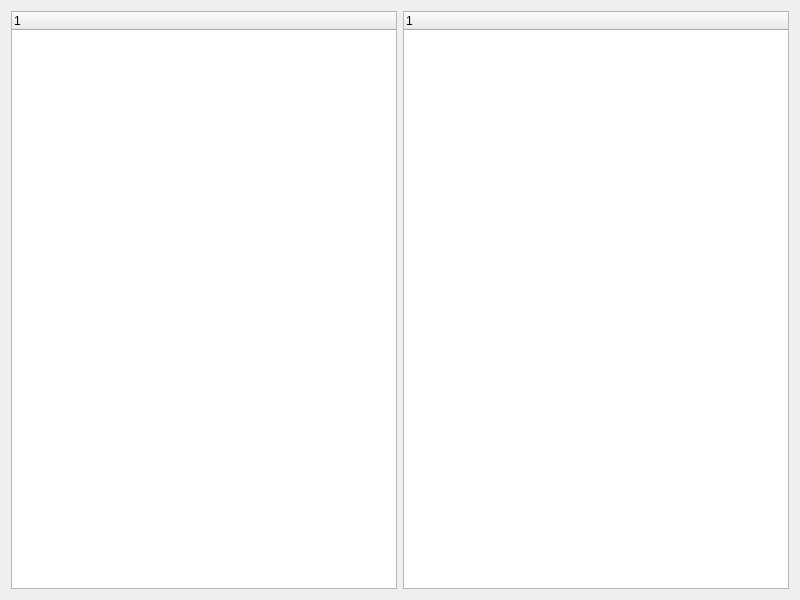
<?xml version="1.0" encoding="UTF-8"?>
<ui version="4.0">
 <class>TreeWidget</class>
 <widget class="QWidget" name="TreeWidget">
  <property name="geometry">
   <rect>
    <x>0</x>
    <y>0</y>
    <width>800</width>
    <height>600</height>
   </rect>
  </property>
  <property name="windowTitle">
   <string>TreeWidget</string>
  </property>
  <layout class="QVBoxLayout" name="verticalLayout_2">
   <item>
    <layout class="QHBoxLayout" name="horizontalLayout_3">
     <item>
      <widget class="QTreeWidget" name="treeWidget">
       <column>
        <property name="text">
         <string notr="true">1</string>
        </property>
       </column>
      </widget>
     </item>
     <item>
      <widget class="QTreeWidget" name="treeWidget_2">
       <column>
        <property name="text">
         <string notr="true">1</string>
        </property>
       </column>
      </widget>
     </item>
    </layout>
   </item>
  </layout>
 </widget>
 <resources/>
 <connections/>
</ui>
